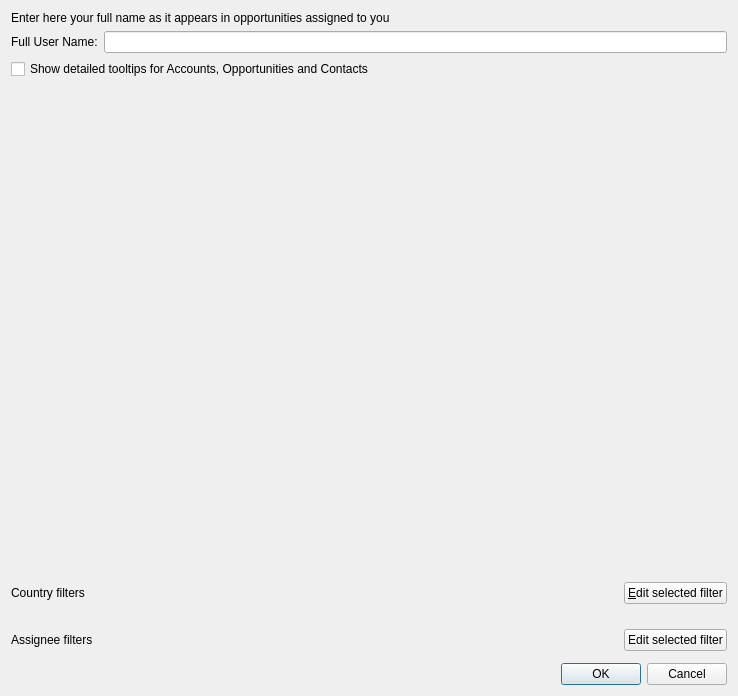
<?xml version="1.0" encoding="UTF-8"?>
<ui version="4.0">
 <class>ConfigurationDialog</class>
 <widget class="QDialog" name="ConfigurationDialog">
  <property name="geometry">
   <rect>
    <x>0</x>
    <y>0</y>
    <width>738</width>
    <height>696</height>
   </rect>
  </property>
  <property name="windowTitle">
   <string>FatCRM Configuration Dialog</string>
  </property>
  <layout class="QVBoxLayout" name="verticalLayout">
   <item>
    <widget class="QLabel" name="label_2">
     <property name="text">
      <string>Enter here your full name as it appears in opportunities assigned to you</string>
     </property>
    </widget>
   </item>
   <item>
    <layout class="QFormLayout" name="formLayout">
     <property name="fieldGrowthPolicy">
      <enum>QFormLayout::ExpandingFieldsGrow</enum>
     </property>
     <item row="0" column="0">
      <widget class="QLabel" name="label">
       <property name="text">
        <string>Full User Name:</string>
       </property>
      </widget>
     </item>
     <item row="0" column="1">
      <widget class="QLineEdit" name="fullName"/>
     </item>
    </layout>
   </item>
   <item>
    <widget class="QCheckBox" name="cbShowToolTips">
     <property name="text">
      <string>Show detailed tooltips for Accounts, Opportunities and Contacts</string>
     </property>
    </widget>
   </item>
   <item>
    <spacer name="verticalSpacer">
     <property name="orientation">
      <enum>Qt::Vertical</enum>
     </property>
     <property name="sizeHint" stdset="0">
      <size>
       <width>20</width>
       <height>40</height>
      </size>
     </property>
    </spacer>
   </item>
   <item>
    <layout class="QHBoxLayout" name="horizontalLayout">
     <item>
      <widget class="QLabel" name="label_5">
       <property name="text">
        <string>Country filters</string>
       </property>
      </widget>
     </item>
     <item>
      <spacer name="horizontalSpacer">
       <property name="orientation">
        <enum>Qt::Horizontal</enum>
       </property>
       <property name="sizeHint" stdset="0">
        <size>
         <width>40</width>
         <height>20</height>
        </size>
       </property>
      </spacer>
     </item>
     <item>
      <widget class="QPushButton" name="editSelectedCountryFilter">
       <property name="text">
        <string>&amp;Edit selected filter</string>
       </property>
      </widget>
     </item>
    </layout>
   </item>
   <item>
    <widget class="KEditListWidget" name="countryListWidget">
     <property name="buttons">
      <set>KEditListWidget::Add|KEditListWidget::Remove</set>
     </property>
    </widget>
   </item>
   <item>
    <spacer name="verticalSpacer_2">
     <property name="orientation">
      <enum>Qt::Vertical</enum>
     </property>
     <property name="sizeType">
      <enum>QSizePolicy::Fixed</enum>
     </property>
     <property name="sizeHint" stdset="0">
      <size>
       <width>20</width>
       <height>13</height>
      </size>
     </property>
    </spacer>
   </item>
   <item>
    <layout class="QHBoxLayout" name="horizontalLayout_2">
     <item>
      <widget class="QLabel" name="label_3">
       <property name="text">
        <string>Assignee filters</string>
       </property>
      </widget>
     </item>
     <item>
      <spacer name="horizontalSpacer_2">
       <property name="orientation">
        <enum>Qt::Horizontal</enum>
       </property>
       <property name="sizeHint" stdset="0">
        <size>
         <width>40</width>
         <height>20</height>
        </size>
       </property>
      </spacer>
     </item>
     <item>
      <widget class="QPushButton" name="editSelectedAssigneeFilter">
       <property name="text">
        <string>Edit selected filter</string>
       </property>
      </widget>
     </item>
    </layout>
   </item>
   <item>
    <widget class="KEditListWidget" name="groupListWidget">
     <property name="buttons">
      <set>KEditListWidget::Add|KEditListWidget::Remove</set>
     </property>
    </widget>
   </item>
   <item>
    <widget class="QDialogButtonBox" name="buttonBox">
     <property name="orientation">
      <enum>Qt::Horizontal</enum>
     </property>
     <property name="standardButtons">
      <set>QDialogButtonBox::Cancel|QDialogButtonBox::Ok</set>
     </property>
    </widget>
   </item>
  </layout>
 </widget>
 <customwidgets>
  <customwidget>
   <class>KEditListWidget</class>
   <extends>QWidget</extends>
   <header>keditlistwidget.h</header>
  </customwidget>
 </customwidgets>
 <resources/>
 <connections>
  <connection>
   <sender>buttonBox</sender>
   <signal>accepted()</signal>
   <receiver>ConfigurationDialog</receiver>
   <slot>accept()</slot>
   <hints>
    <hint type="sourcelabel">
     <x>248</x>
     <y>254</y>
    </hint>
    <hint type="destinationlabel">
     <x>157</x>
     <y>274</y>
    </hint>
   </hints>
  </connection>
  <connection>
   <sender>buttonBox</sender>
   <signal>rejected()</signal>
   <receiver>ConfigurationDialog</receiver>
   <slot>reject()</slot>
   <hints>
    <hint type="sourcelabel">
     <x>316</x>
     <y>260</y>
    </hint>
    <hint type="destinationlabel">
     <x>286</x>
     <y>274</y>
    </hint>
   </hints>
  </connection>
 </connections>
</ui>
